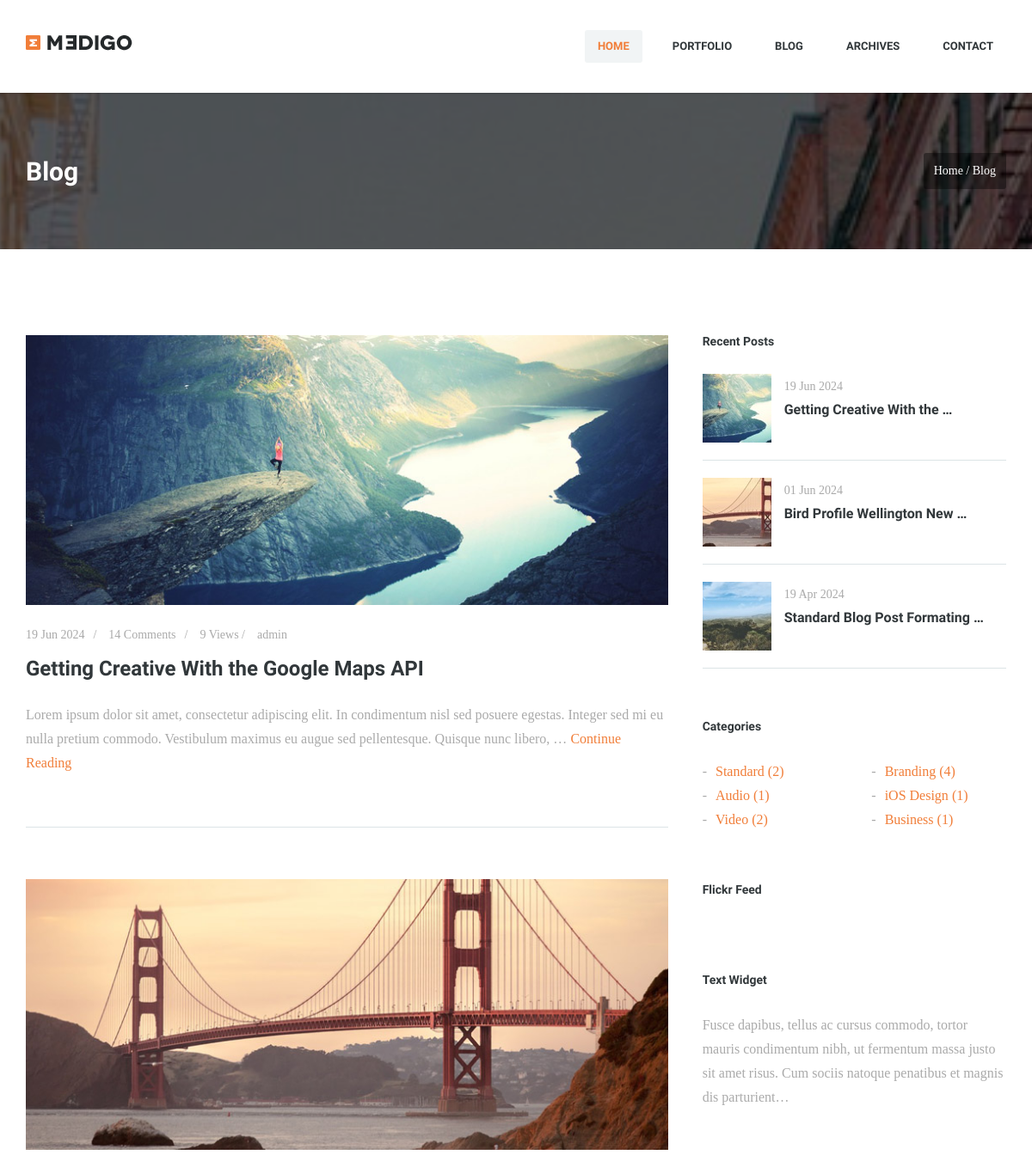
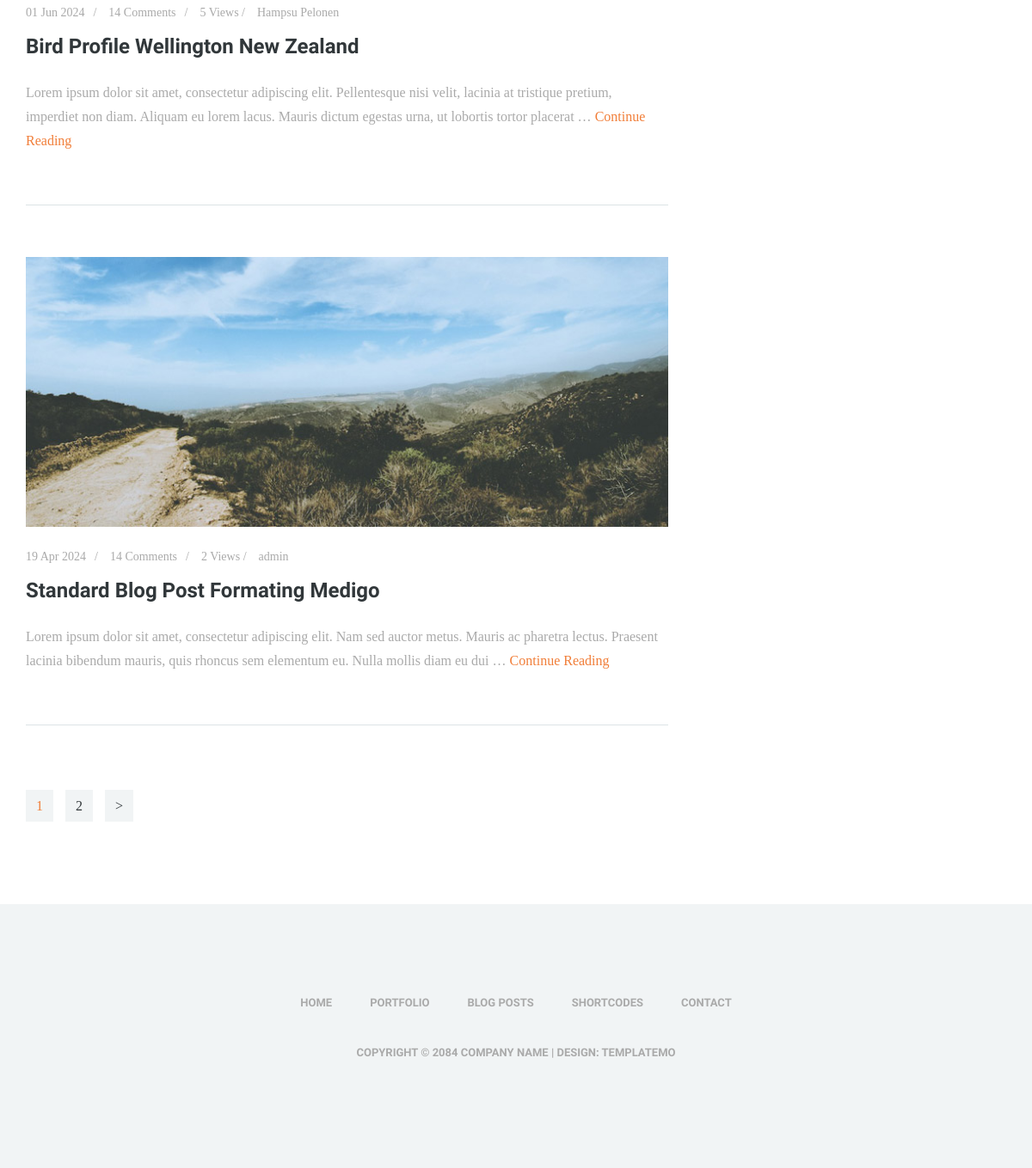
Screenshot of /blog/ with the database file from the repository (2 pictures, top to bottom).
### blog/models.py (models this page shows, shortened)
class Post(models.Model):
    image = models.ImageField(upload_to='blog/', default='blog/default.jpg')
    image_thumbnail = models.ImageField(upload_to='blog/')
    author = models.ForeignKey(User, null=True, on_delete=models.SET_NULL)
    title = models.CharField(max_length=255)
    content = models.TextField()
    category = models.ManyToManyField(Category)
    counted_view = models.IntegerField(default=0)
    status = models.BooleanField(default=False)
    published_date = models.DateTimeField(null=True)
    created_date = models.DateTimeField(auto_now_add=True)
    updated_date = models.DateTimeField(auto_now=True)
    def create_thumbnail(self):
        if not self.image:
            return
        img = Image.open(self.image.path)
        width, height = img.size
        min_dim = min(width, height)
        left = (width - min_dim) // 2
        top = (height - min_dim) // 2
        right = (width + min_dim) // 2
        bottom = (height + min_dim) // 2
        img = img.crop((left, top, right, bottom))
        size = (80, 80)
        img.thumbnail(size)
        thumb_filename = f"{os.path.splitext(self.image.name)[0]}_thumb.jpg"
        thumb_path = os.path.join(thumb_filename)
        full_thumb_path = os.path.join(settings.MEDIA_ROOT, thumb_path)
        img.save(full_thumb_path, 'JPEG', quality=95)
        self.image_thumbnail = thumb_path
        self.save()
    class Meta:
        ordering = ('-created_date',)

class Category(models.Model):
     name = models.CharField(max_length=255)
     def __str__(self):
          return self.name

### blog/views.py (the view)
# urls.py: path('', blog_view, name='index'),
def blog_view(request, **kwargs):
    posts = Post.objects.filter(status=True)
    if 'author_username' in kwargs:
        posts = posts.filter(author__username = kwargs['author_username'])
    if 'cat_name' in kwargs:
        posts = posts.filter(category__name = kwargs['cat_name'])
    posts = posts.filter(published_date__lte=timezone.now()).order_by('-published_date')
    posts = Paginator(posts, 3)
    try:
        page_number = request.GET.get('page')
        posts = posts.get_page(page_number)
    except PageNotAnInteger:
        posts = posts.page(1)
    except EmptyPage:
        posts = posts.page(1)
    context = {'posts':posts}
    return render(request, 'blog/blog.html', context)

### blog/templatetags/blog_tags.py (called while the page is built)
@register.inclusion_tag('blog/blog-categories.html')
def categories():
    posts = Post.objects.filter(status = True)
    categories = Category.objects.all()
    cat_dict = {}
    mid_index = len(categories) // 2
    for name in categories:
        cat_dict[name] = posts.filter(category=name).count()
    keys1 = categories[:mid_index]
    keys2 = categories[mid_index:]
    dict1 = {key: cat_dict[key] for key in keys1}
    dict2 = {key: cat_dict[key] for key in keys2}
    return {'cat1': dict1, 'cat2': dict2}

@register.inclusion_tag('blog/blog-recentposts.html')
def recentposts(arg=2):
    posts = Post.objects.filter(status = True).order_by('-published_date')[:arg]
    return {'posts': posts}

@register.simple_tag
def check_thumbnail(post):
    if 'default' in post.image_thumbnail.url:
        post.create_thumbnail()
    if post.image_thumbnail is None:
        post.create_thumbnail()
    post.create_thumbnail()
    return 0

### templates/blog/blog.html (shortened to what this page needs)
{% extends 'base.html' %}
{% load static %}
{% load blog_tags %}
{% block content %}
<div class="first-widget parallax" id="blog">
	<div class="parallax-overlay">
		<div class="container pageTitle">
			<div class="row">
				<div class="col-md-6 col-sm-6">
					<h2 class="page-title">Blog</h2>
				</div>
				<div class="col-md-6 col-sm-6 text-right">
					<span class="page-location">Home / Blog</span>
				</div>
			</div>
		</div>
	</div>
</div>
<div class="container">
	<div class="row">
		<div class="col-md-8 blog-posts">
			<div class="row">
				<div class="col-md-12">
					{% for post in posts %}
					<div class="post-blog">
						<div class="blog-image">
							<a href="{% url 'blog:single' pid=post.id %}">
								<img src="{{post.image.url}}" alt="">
							</a>
						</div>
						<div class="blog-content">
							<span class="meta-date"><a href="#">{{post.published_date|date:"d M Y"}}</a></span>
							<span class="meta-comments"><a href="#">14 Comments</a></span>
							<span class="meta-views"><a href="#">{{post.counted_view}} Views /</a></span>
							<span class="meta-author"><a
									href="{% url 'blog:author' author_username=post.author.get_username %}">{{post.author.get_full_name}}</a></span>
							<h3><a href="{% url 'blog:single' pid=post.id %}">{{post.title}}</a></h3>
							<p class="light-text">{{post.content|safe|truncatewords:30}} <a href="{% url 'blog:single' pid=post.id %}">Continue Reading</a>
							</p>
						</div>
					</div>
					{% endfor %}
				</div>
				<div class="col-md-12">
					<ul class="pages">
						{% for i in posts.paginator.page_range %}
						{% if i != posts.number %}
						<li><a href="?page={{i}}">{{i}}</a></li>
						{% else %}
						<li><a href="?page={{i}}" class="active">{{i}}</a></li>
						{% endif %}
						{% endfor %}
						{% if posts.has_next %}
						<li>
							<a href="?page={{ posts.next_page_number }}">></a>
						</li>
						{% endif %}
					</ul>
				</div>
			</div>
		</div>
		<div class="col-md-4">
			<div class="sidebar">
				{% recentposts 3 %}
				{% categories %}
				<div class="sidebar-widget">
					<h5 class="widget-title">Flickr Feed</h5>
				</div>
				<div class="sidebar-widget">
					<h5 class="widget-title">Text Widget</h5>
					<p class="light-text">Fusce dapibus, tellus ac cursus commodo, tortor mauris condimentum nibh, ut
						fermentum massa justo sit amet risus. Cum sociis natoque penatibus et magnis dis parturient…
					</p>
				</div>
			</div>
		</div>
	</div>
</div>
{% endblock %}

### templates/base.html (shortened to what this page needs)
{% load static %}
<!DOCTYPE html>
<html lang="en-US">
<head>
	<link rel="stylesheet" href="{% static 'bootstrap/bootstrap.css' %}">
	<link rel="stylesheet" href="{% static 'css/misc.css' %}">
	<link rel="stylesheet" href="{% static 'css/orange-scheme.css' %}">
</head>
<body>
	<header class="site-header clearfix">
		<div class="container">
			<div class="row">
				<div class="col-md-12">
					<div class="pull-left logo">
						<a href="index.html">
							<img src="{% static 'images/logo.png' %}" alt="Medigo by templatemo">
						</a>
					</div>
					<div class="main-navigation pull-right">
						<nav class="main-nav visible-md visible-lg">
							<ul class="sf-menu">
								<li class="active"><a href="{% url 'website:index' %}">Home</a></li>
								<li><a href="#">Portfolio</a>
								</li>
								<li><a href="{% url 'blog:index' %}">Blog</a></li>
								<li><a href="{% url 'website:archives' %}">Archives</a></li>
								<li><a href="{% url 'website:contact' %}">Contact</a></li>
							</ul>
						</nav>
					</div>
				</div>
			</div>
		</div>
	</header>
	{% block content %}
	{% endblock %}
	<footer class="site-footer">
		<div class="container">
			<div class="row">
				<div class="col-md-12">
					<nav class="footer-nav clearfix">
						<ul class="footer-menu">
							<li><a href="{% url 'website:index' %}">Home</a></li>
							<li><a href="{% url 'portfolio:index' %}">Portfolio</a></li>
							<li><a href="{% url 'blog:index' %}">Blog Posts</a></li>
							<li><a href="{% url 'website:archives' %}">Shortcodes</a></li>
							<li><a href="{% url 'website:contact' %}">Contact</a></li>
						</ul>
					</nav>
				</div>
			</div>
			<div class="row">
				<div class="col-md-12">
					<p class="copyright-text">Copyright &copy; 2084 Company Name
						| Design: templatemo</p>
				</div>
			</div>
		</div>
	</footer>
</body>
</html>

### templates/contact-popup-messages.html (shortened to what this page needs)
{% load static %}

### templates/blog/blog-recentposts.html (shortened to what this page needs)
{% load static %}
{% load blog_tags %}
<div class="sidebar-widget">
    <h5 class="widget-title">Recent Posts</h5>
    {% for post in posts %}
    <div class="last-post clearfix">
        <div class="thumb pull-left">
            <a href="{% url 'blog:single' post.id %}"><img src="{{post.image_thumbnail.url}}" alt=""></a>
        </div>
        <div class="content">
            <span>{{post.published_date|date:"d M Y"}}</span>
            <h4><a href="{% url 'blog:single' post.id %}">{{post.title|safe|truncatewords:4}}</a></h4>
        </div>
    </div>
    {% endfor %}
</div>

### templates/blog/blog-categories.html
{% load static %}
<div class="sidebar-widget">
    <h5 class="widget-title">Categories</h5>
    <div class="row categories">
            <div class="col-md-6">
                <ul>
                    {% for name, count in cat1.items %}
                    <li><a href="{% url 'blog:category' cat_name=name %}">{{name}} ({{count}})</a></li>
                    {% endfor %}
                </ul>
            </div>
            <div class="col-md-6">
                <ul>
                    {% for name, count in cat2.items %}
                    <li><a href="{% url 'blog:category' cat_name=name %}">{{name}} ({{count}})</a></li>
                    {% endfor %}
                </ul>
            </div>
    </div>
</div>

### rows the page displays
Post: image (picture), published_date "19 Jun 2024", counted_view "9", author.get_full_name "admin", title "Getting Creative With the Google Maps API", content "Lorem ipsum dolor sit amet, consectetur adipiscing elit. In condimentum nisl sed posuere egestas. Integer sed mi eu nulla pretium commodo. Vestibulum maximus eu augue sed pellentesque. Quisque nunc libero, …", image_thumbnail (picture), title "Getting Creative With the …"
Post: image (picture), published_date "01 Jun 2024", counted_view "5", author.get_full_name "Hampsu Pelonen", title "Bird Profile Wellington New Zealand", content "Lorem ipsum dolor sit amet, consectetur adipiscing elit. Pellentesque nisi velit, lacinia at tristique pretium, imperdiet non diam. Aliquam eu lorem lacus. Mauris dictum egestas urna, ut lobortis tortor placerat …", image_thumbnail (picture), title "Bird Profile Wellington New …"
Post: image (picture), published_date "19 Apr 2024", counted_view "2", author.get_full_name "admin", title "Standard Blog Post Formating Medigo", content "Lorem ipsum dolor sit amet, consectetur adipiscing elit. Nam sed auctor metus. Mauris ac pharetra lectus. Praesent lacinia bibendum mauris, quis rhoncus sem elementum eu. Nulla mollis diam eu dui …", image_thumbnail (picture), title "Standard Blog Post Formating …"
Category: name "Standard", count "2"
Category: name "Audio", count "1"
Category: name "Video", count "2"
Category: name "Branding", id "4"
Category: name "iOS Design", count "1"
Category: name "Business", count "1"

### other values shown
{{ i }} "1"
{{ i }} "2"
